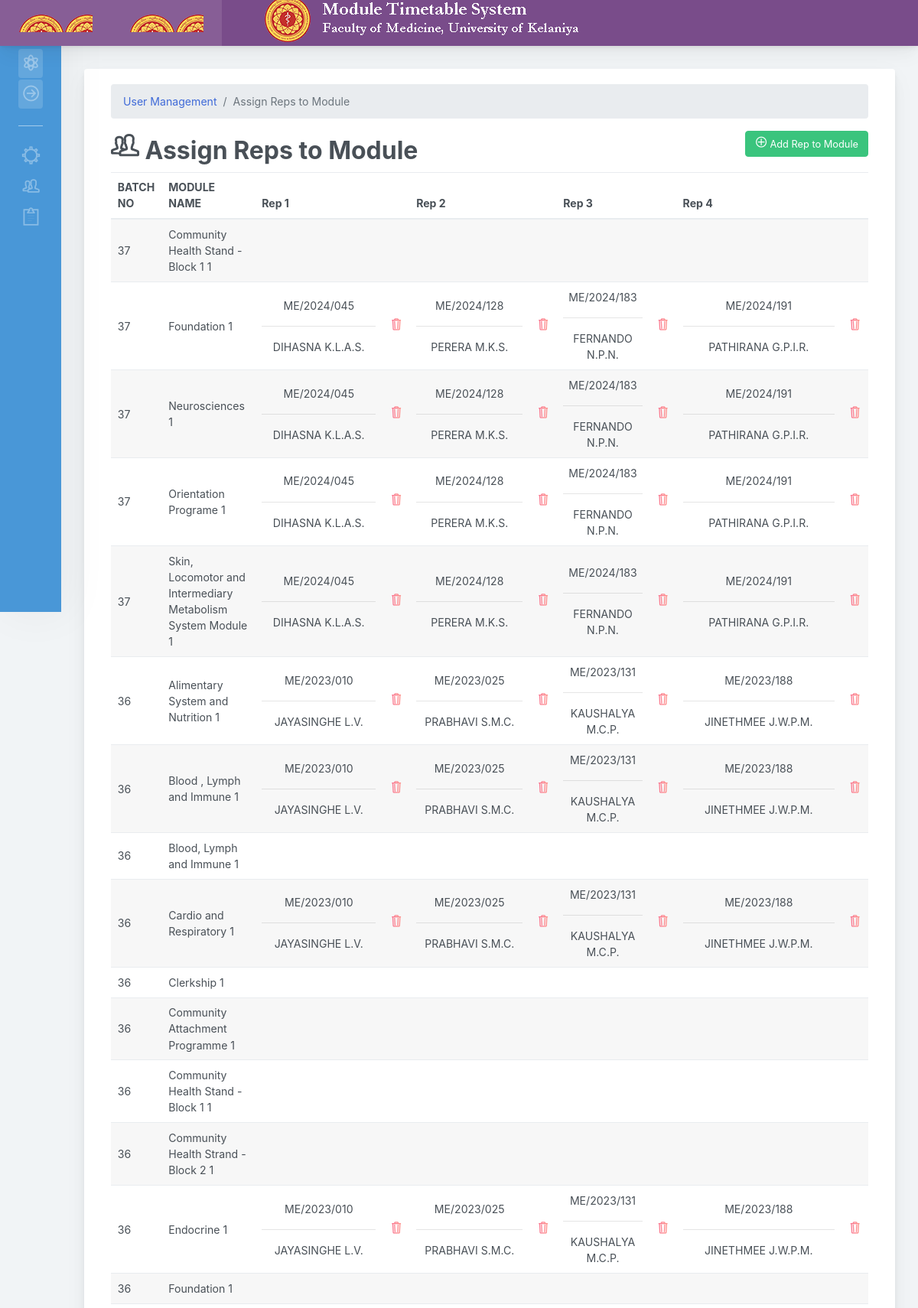
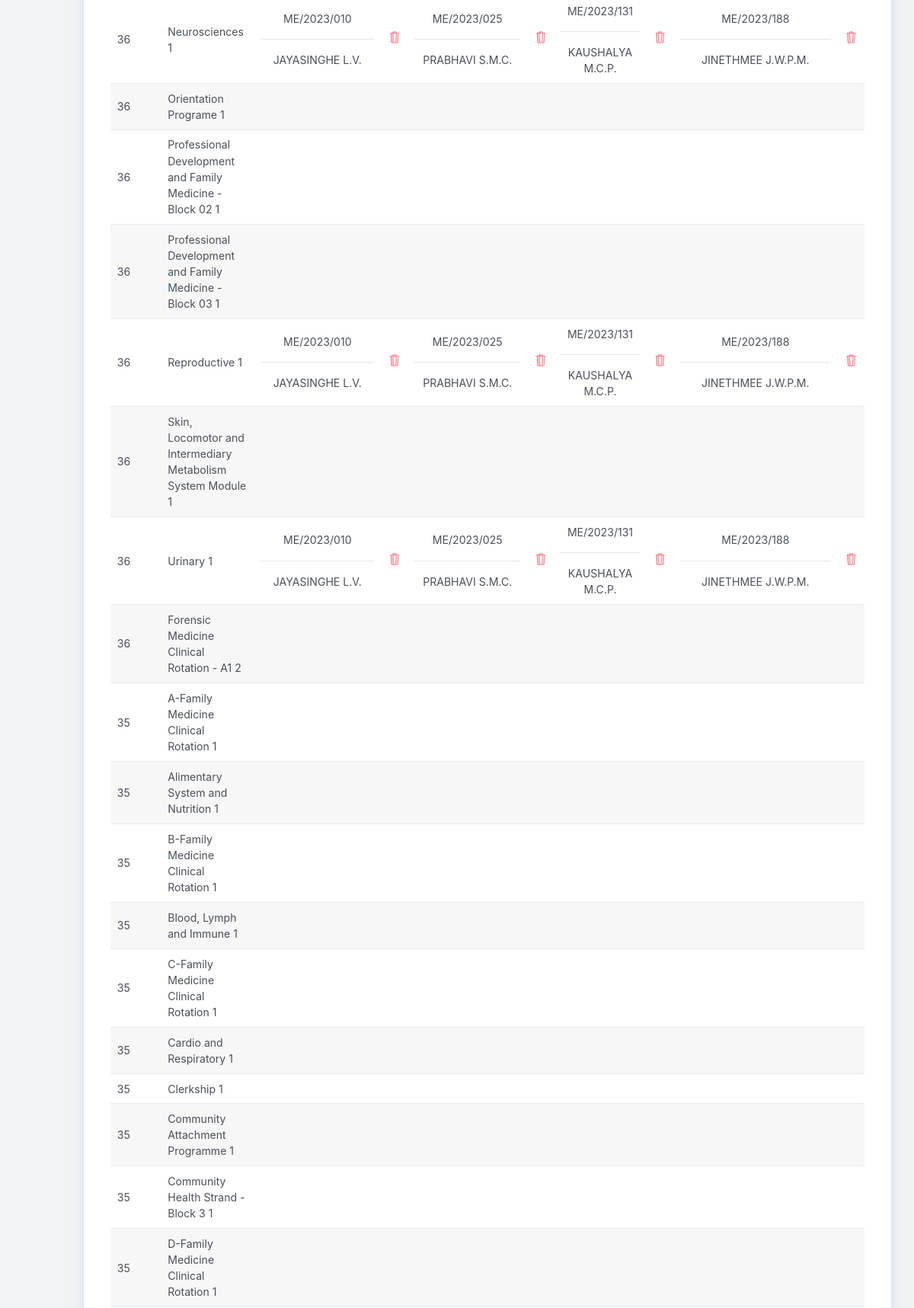
Page /pages/registry_batchrepModule.php (signed in, upper part) on the committed database (2 pictures, top to bottom).
### tables this page shows
CREATE TABLE `batchmodule` (
  `b_no` smallint(6) NOT NULL,
  `m_code` varchar(10) NOT NULL,
  `st_dt` date NOT NULL,
  `en_dt` date DEFAULT NULL,
  `cordi` smallint(6) NOT NULL,
  `cordi2` smallint(6) DEFAULT NULL,
  `cordi3` smallint(6) DEFAULT NULL,
  `hrs` decimal(10,0) NOT NULL DEFAULT 0,
  `ini_on` datetime DEFAULT NULL,
  `comp_on` datetime DEFAULT NULL,
  `conf_on` datetime DEFAULT NULL,
  `ttprogress` tinyint(4) NOT NULL DEFAULT 0,
  `ttmng1` int(11) NOT NULL DEFAULT 0,
  `ttmng2` int(11) NOT NULL DEFAULT 0,
  `ttmng3` int(11) NOT NULL DEFAULT 0,
  `ttmng4` int(11) NOT NULL DEFAULT 0,
  `ttmng5` int(11) NOT NULL DEFAULT 0,
  `ttmng6` int(11) NOT NULL DEFAULT 0,
  `rep1` int(11) NOT NULL DEFAULT 0,
  `rep2` int(11) NOT NULL DEFAULT 0,
  `rep3` int(11) NOT NULL DEFAULT 0,
  `rep4` int(11) NOT NULL DEFAULT 0
);

### web/pages/registry_batchrepModule.php (the view, shortened to what this page needs)
<?php
if(!isset($_SESSION["userLoggedIn"]) || $_SESSION["userLoggedIn"] !== true)
{
    header('Location:../login.php');
    die();
}else {
?>
<?php include 'headtag.php'; ?>
<body>
<div class="app-container app-theme-white body-tabs-shadow fixed-sidebar fixed-header">
 <?php include 'header-top.php'; ?>
<div class="app-main">
<?php include 'navbar-left.php'; ?>
      <div class="app-main__outer">
            <div class="app-main__inner">
         	<div class="main-card mb-3 card">
                <div class="card-body">
<div class="container">
    <nav class="" aria-label="breadcrumb">
        <ol class="breadcrumb">
            <li class="breadcrumb-item"><a href="javascript:void(0);">User Management</a></li>
            <li class="active breadcrumb-item" aria-current="page">Assign Reps to Module</li>
        </ol>
    </nav>
        <div class="table-wrapper">
            <div class="table-title">
                <div class="row">
                    <div class="col-sm-8">
                        <h2><i class="pe-7s-users"></i> <b>Assign Reps to Module</b></h2>
					</div>
                    <div class="col-sm-4" align="right">
                        <a href="#editRepModModal" class="btn btn-success" data-toggle="modal"><i class="pe-7s-plus"></i> <span>Add Rep to Module</span></a>
                    </div>
                </div>
            </div>
<?php
$sql = "SELECT bm.b_no, bm.m_code, CONCAT (m_name, ' ', m_phase) as mod_nm, rep1 ,
CONCAT (r1.st_no, '<hr>', r1.st_nm) as rep1_nm, rep2 ,
CONCAT (r2.st_no, '<hr>', r2.st_nm) as rep2_nm, rep3 ,
CONCAT (r3.st_no, '<hr>', r3.st_nm) as rep3_nm, rep4 ,
CONCAT (r4.st_no, '<hr>', r4.st_nm) as rep4_nm
FROM batchmodule bm
LEFT JOIN module m ON bm.m_code = m.m_code
LEFT JOIN batchreps r1 ON rep1 = r1.rep_id
LEFT JOIN batchreps r2 ON rep2 = r2.rep_id
LEFT JOIN batchreps r3 ON rep3 = r3.rep_id
LEFT JOIN batchreps r4 ON rep4 = r4.rep_id
WHERE (comp_on = '0000-00-00 00:00:00' OR comp_on IS NULL)  AND ttprogress <= 3
ORDER BY bm.b_no DESC , m_phase, m_name;";
$result = mysqli_query($conn,$sql);
?>
            <table class="table table-striped table-hover">
                <thead>
                <tr>
                    <th  align="center">BATCH NO</th>
                    <th  align="center">MODULE NAME</th>
                    <th>Rep 1</th>
                    <th> </th>
                    <th>Rep 2</th>
                    <th> </th>
                    <th>Rep 3</th>
                    <th> </th>
                    <th>Rep 4</th>
                    <th> </th>
                </tr>
                </thead>
                <tbody>
<?php
$x=0; $editOn = 0;
while($row = mysqli_fetch_array($result)) {
    $val = $row["b_no"] . "," . $row["m_code"];
    ?>
				<tr id="<?php echo $row["b_no"]; ?>">
                    <td><?php echo $row["b_no"]; ?></td>
					<td><?php echo $row["mod_nm"]; ?></td>
                    <td align="center"><?php echo $row["rep1_nm"]; ?></td>
                    <td align="center"><?php if($row["rep1"] <> 0) {  ?>
                         <a href="#deleteRepModModal" class="delete" data-id="<?php echo $val.',R1'; ?>" data-toggle="modal">
                             <i class="pe-7s-trash icon-gradient bg-strong-bliss" data-toggle="tooltip" title="Delete"></i>
                         </a>
                        <?php  } ?>
                    </td>
                    <td align="center"><?php echo $row["rep2_nm"]; ?></td>
                    <td align="center"><?php if($row["rep2"] <> 0) {  ?>
                        <a href="#deleteRepModModal" class="delete" data-id="<?php echo $val.',R2'; ?>" data-toggle="modal">
                                <i class="pe-7s-trash icon-gradient bg-strong-bliss" data-toggle="tooltip" title="Delete"></i>
                         </a>
                        <?php  } ?>
                    </td>
                    <td align="center"><?php echo $row["rep3_nm"]; ?></td>
                    <td align="center"><?php if($row["rep3"] <> 0) {  ?>
                            <a href="#deleteRepModModal" class="delete" data-id="<?php echo $val.',R3'; ?>" data-toggle="modal">
                                <i class="pe-7s-trash icon-gradient bg-strong-bliss" data-toggle="tooltip" title="Delete"></i>
                            </a>
                        <?php  } ?>
                    </td>
                    <td align="center"><?php echo $row["rep4_nm"]; ?></td>
                    <td align="center"><?php if($row["rep4"] <> 0) {  ?>
                            <a href="#deleteRepModModal" class="delete" data-id="<?php echo $val.',R4'; ?>" data-toggle="modal">
                                <i class="pe-7s-trash icon-gradient bg-strong-bliss" data-toggle="tooltip" title="Delete"></i>
                            </a>
                            <?php  } ?>
                    </td>
				</tr>
    <?php $x++; 	}    ?>
				</tbody>
			</table>
        </div>
				</div>
			</div>
                    </div>
            </div>
        </div>
    </div>
<?php  } ?>

### rows in the picture
batchmodule: b_no "37", mod_nm "Community Health Stand - Block 1 1"
batchmodule: b_no "37", mod_nm "Foundation 1", rep1_nm "ME/2024/045 DIHASNA K.L.A.S.", rep2_nm "ME/2024/128 PERERA M.K.S.", rep3_nm "ME/2024/183 FERNANDO N.P.N.", rep4_nm "ME/2024/191 PATHIRANA G.P.I.R."
batchmodule: b_no "37", mod_nm "Neurosciences 1", rep1_nm "ME/2024/045 DIHASNA K.L.A.S.", rep2_nm "ME/2024/128 PERERA M.K.S.", rep3_nm "ME/2024/183 FERNANDO N.P.N.", rep4_nm "ME/2024/191 PATHIRANA G.P.I.R."
batchmodule: b_no "37", mod_nm "Orientation Programe 1", rep1_nm "ME/2024/045 DIHASNA K.L.A.S.", rep2_nm "ME/2024/128 PERERA M.K.S.", rep3_nm "ME/2024/183 FERNANDO N.P.N.", rep4_nm "ME/2024/191 PATHIRANA G.P.I.R."
batchmodule: b_no "37", mod_nm "Skin, Locomotor and Intermediary Metabolism System Module 1", rep1_nm "ME/2024/045 DIHASNA K.L.A.S.", rep2_nm "ME/2024/128 PERERA M.K.S.", rep3_nm "ME/2024/183 FERNANDO N.P.N.", rep4_nm "ME/2024/191 PATHIRANA G.P.I.R."
batchmodule: b_no "36", mod_nm "Alimentary System and Nutrition 1", rep1_nm "ME/2023/010 JAYASINGHE L.V.", rep2_nm "ME/2023/025 PRABHAVI S.M.C.", rep3_nm "ME/2023/131 KAUSHALYA M.C.P.", rep4_nm "ME/2023/188 JINETHMEE J.W.P.M."
batchmodule: b_no "36", mod_nm "Blood , Lymph and Immune 1", rep1_nm "ME/2023/010 JAYASINGHE L.V.", rep2_nm "ME/2023/025 PRABHAVI S.M.C.", rep3_nm "ME/2023/131 KAUSHALYA M.C.P.", rep4_nm "ME/2023/188 JINETHMEE J.W.P.M."
batchmodule: b_no "36", mod_nm "Blood, Lymph and Immune 1"
batchmodule: b_no "36", mod_nm "Cardio and Respiratory 1", rep1_nm "ME/2023/010 JAYASINGHE L.V.", rep2_nm "ME/2023/025 PRABHAVI S.M.C.", rep3_nm "ME/2023/131 KAUSHALYA M.C.P.", rep4_nm "ME/2023/188 JINETHMEE J.W.P.M."
batchmodule: b_no "36", mod_nm "Clerkship 1"
batchmodule: b_no "36", mod_nm "Community Attachment Programme 1"
batchmodule: b_no "36", mod_nm "Community Health Stand - Block 1 1"
batchmodule: b_no "36", mod_nm "Community Health Strand - Block 2 1"
batchmodule: b_no "36", mod_nm "Endocrine 1", rep1_nm "ME/2023/010 JAYASINGHE L.V.", rep2_nm "ME/2023/025 PRABHAVI S.M.C.", rep3_nm "ME/2023/131 KAUSHALYA M.C.P.", rep4_nm "ME/2023/188 JINETHMEE J.W.P.M."
batchmodule: b_no "36", mod_nm "Foundation 1"
batchmodule: b_no "36", mod_nm "Neurosciences 1", rep1_nm "ME/2023/010 JAYASINGHE L.V.", rep2_nm "ME/2023/025 PRABHAVI S.M.C.", rep3_nm "ME/2023/131 KAUSHALYA M.C.P.", rep4_nm "ME/2023/188 JINETHMEE J.W.P.M."
batchmodule: b_no "36", mod_nm "Orientation Programe 1"
batchmodule: b_no "36", mod_nm "Professional Development and Family Medicine - Block 02 1"
batchmodule: b_no "36", mod_nm "Professional Development and Family Medicine - Block 03 1"
batchmodule: b_no "36", mod_nm "Reproductive 1", rep1_nm "ME/2023/010 JAYASINGHE L.V.", rep2_nm "ME/2023/025 PRABHAVI S.M.C.", rep3_nm "ME/2023/131 KAUSHALYA M.C.P.", rep4_nm "ME/2023/188 JINETHMEE J.W.P.M."
batchmodule: b_no "36", mod_nm "Skin, Locomotor and Intermediary Metabolism System Module 1"
batchmodule: b_no "36", mod_nm "Urinary 1", rep1_nm "ME/2023/010 JAYASINGHE L.V.", rep2_nm "ME/2023/025 PRABHAVI S.M.C.", rep3_nm "ME/2023/131 KAUSHALYA M.C.P.", rep4_nm "ME/2023/188 JINETHMEE J.W.P.M."
batchmodule: b_no "36", mod_nm "Forensic Medicine Clinical Rotation - A1 2"
batchmodule: b_no "35", mod_nm "A-Family Medicine Clinical Rotation 1"
batchmodule: b_no "35", mod_nm "Alimentary System and Nutrition 1"
batchmodule: b_no "35", mod_nm "B-Family Medicine Clinical Rotation 1"
batchmodule: b_no "35", mod_nm "Blood, Lymph and Immune 1"
batchmodule: b_no "35", mod_nm "C-Family Medicine Clinical Rotation 1"
batchmodule: b_no "35", mod_nm "Cardio and Respiratory 1"
batchmodule: b_no "35", mod_nm "Clerkship 1"
batchmodule: b_no "35", mod_nm "Community Attachment Programme 1"
batchmodule: b_no "35", mod_nm "Community Health Strand - Block 3 1"
batchmodule: b_no "35", mod_nm "D-Family Medicine Clinical Rotation 1"
